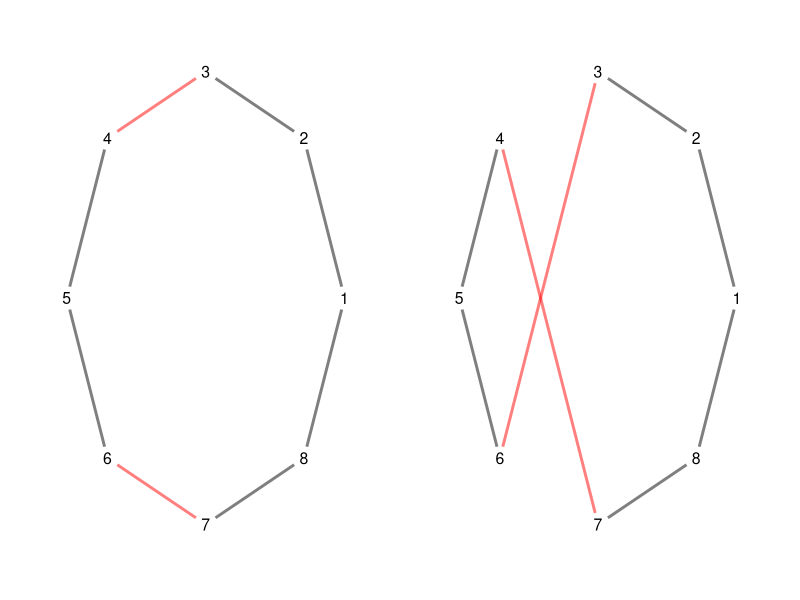
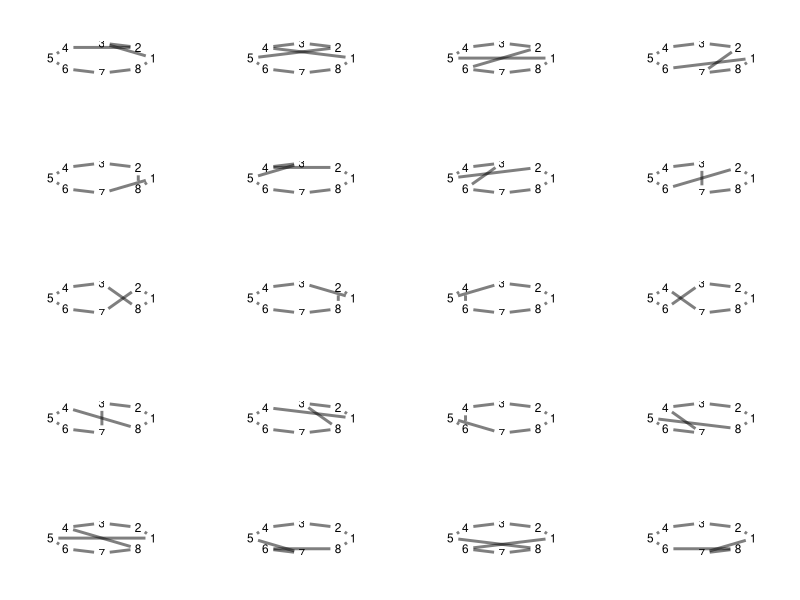

The R source for these figures, in order:
## ---- chunk 1
knitr::opts_chunk$set(echo = TRUE, warning = FALSE, message = FALSE)
## ---- chunk 2
library(purrr)
library(tidygraph)
library(ggraph)
library(gridExtra)
library(patchwork)
## ---- chunk 3
move_2opt <- function(vec, i, j, n){
  if(j == n)
    v <- vec[c(1:(i-1), j:i)]
  else
    v <- vec[c(1:(i-1), j:i, (j+1):n)]
  return(v)
}

n <- 8
l <- matrix(c(cos(2*pi*(0:(n-1))/n), sin(2*pi*(0:(n-1))/n)), ncol = 2)

t_edges <- data.frame(i = 1:n, j = c(2:n, 1), pos = c(rep("n", 2), "r", rep("n", 2), "r", rep("n", 2)))
g_t <- tbl_graph(edges = t_edges, directed = FALSE)
g_t <- g_t |> activate(nodes) |> mutate(name = 1:n)

sol <- move_2opt(1:8, 4, 6, 8)

u_edges <- data.frame(i = sol, j = sol[c(2:n, 1)],
                  pos = c(rep("n", 2), "r", rep("n", 2), "r", rep("n", 2)))

g_u <- tbl_graph(edges = u_edges, directed = FALSE)
g_u <- g_u |> activate(nodes) |> mutate(name = 1:n) 

p_graph <- 

g1 <- ggraph(g_t, layout = l) + 
  geom_node_text(aes(label = name), size = 4) +
  geom_edge_link(aes(color = pos), 
                 start_cap = circle(3, 'mm'), end_cap = circle(3, 'mm'), 
                 alpha = 0.5, linewidth = 1) +
  theme_graph() +
  scale_edge_color_manual(values = c("black", "red")) +
  theme(legend.position = "none")

g2 <- ggraph(g_u, layout = l) + 
  geom_node_text(aes(label = name), size = 4) +
  geom_edge_link(aes(color = pos), 
                 start_cap = circle(3, 'mm'), end_cap = circle(3, 'mm'), 
                 alpha = 0.5, linewidth = 1) +
  theme_graph() +
  scale_edge_color_manual(values = c("black", "red")) +
  theme(legend.position = "none")

g1 + g2
## ---- chunk 4
move_2opt_table <- function(n){
  
  edges <- data.frame(edge = 1:n, i = 1:n, j = c(2:n, 1))
  e1 <- rep(1:n, each = n-3)
  e2 <- c(sapply(1:n, \(i) ((i+1):(i+n-3) %% n) + 1))
  
  moves <- data.frame(e1 = e1, e2 = e2, i = e1+1, j = e2)
  
  moves <- moves[which(moves$i < moves$j), 3:4]
  
  return(moves)
}
## ---- chunk 5
move_2opt_table(7)
## ---- chunk 6
move_2opt_table(8)
## ---- chunk 7
move_2opt <- function(vec, i, j, n){
  if(j == n)
    v <- vec[c(1:(i-1), j:i)]
  else
    v <- vec[c(1:(i-1), j:i, (j+1):n)]
  return(v)
}
## ---- chunk 8
move_2opt(1:8, 4, 6, 8)
## ---- chunk 9
n <- 6
moves_6 <- move_2opt_table(n)
pmap(moves_6, ~  move_2opt(vec = 1:n, .x, .y, n = n))
## ---- chunk 10
plot_move <- function(sol){
  
  n <- length(sol)
  l <- matrix(c(cos(2*pi*(0:(n-1))/n), sin(2*pi*(0:(n-1))/n)), ncol = 2)
  
  t <- data.frame(i = sol, j = sol[c(2:n, 1)])
  g <- tbl_graph(edges = t, directed = FALSE)
  g <- g |> activate(nodes) |> mutate(name = 1:n)

  p <- ggraph(g, layout = l) + 
  geom_node_text(aes(label = name), size = 3) +
  geom_edge_link(start_cap = circle(2, 'mm'), end_cap = circle(2, 'mm'), 
                 alpha = 0.5, linewidth = 1) +
  theme_graph()
  
  return(p)
}

n <- 8
moves <- move_2opt_table(n)
plots <- pmap(moves, ~ plot_move(move_2opt(vec = 1:n, .x, .y, n = n)))
grid.arrange(grobs = plots, ncol = 4, nrow = 5, byrow = TRUE)
## ---- chunk 11
points <- function(n){
  df <- data.frame(x = sample(1:(2*n), n),
                   y = sample(1:(2*n), n))
  return(df)
}

n <- 8
set.seed(1111)
D <- dist(points(n), method = "manhattan", upper = TRUE) |> as.matrix()
## ---- chunk 12
TSP <- function(v, sol, n) sum(v[sol[c(1:(n-1), 1)] + (sol[c(2:n, n)] - 1)*n])
## ---- chunk 13
TSP_2opt <- function(D, fit, i, j, n){
  if(j == n)
    new_sol <- fit + D[i-1, j] + D[i, 1] - D[i-1, i] - D[j, 1]
  else
    new_sol <- fit +  D[i-1, j] + D[i, j+1] - D[i-1, i] - D[j, j+1]
  
  return(new_sol)
}
## ---- chunk 14
sol <- 1:n
fit <- TSP(as.numeric(D), sol, 8)
fit
## ---- chunk 15
new_sol <- move_2opt(1:n, 3, 6, 8)
TSP(as.numeric(D), new_sol, 8) 
TSP_2opt(D, fit, 3, 6, 8)
## ---- chunk 16
moves |>
  mutate(sol = pmap_dbl(moves, ~ TSP_2opt(D, fit, .x, .y, n))) |>
  arrange(sol, i)
## ---- chunk 17
sessionInfo()
